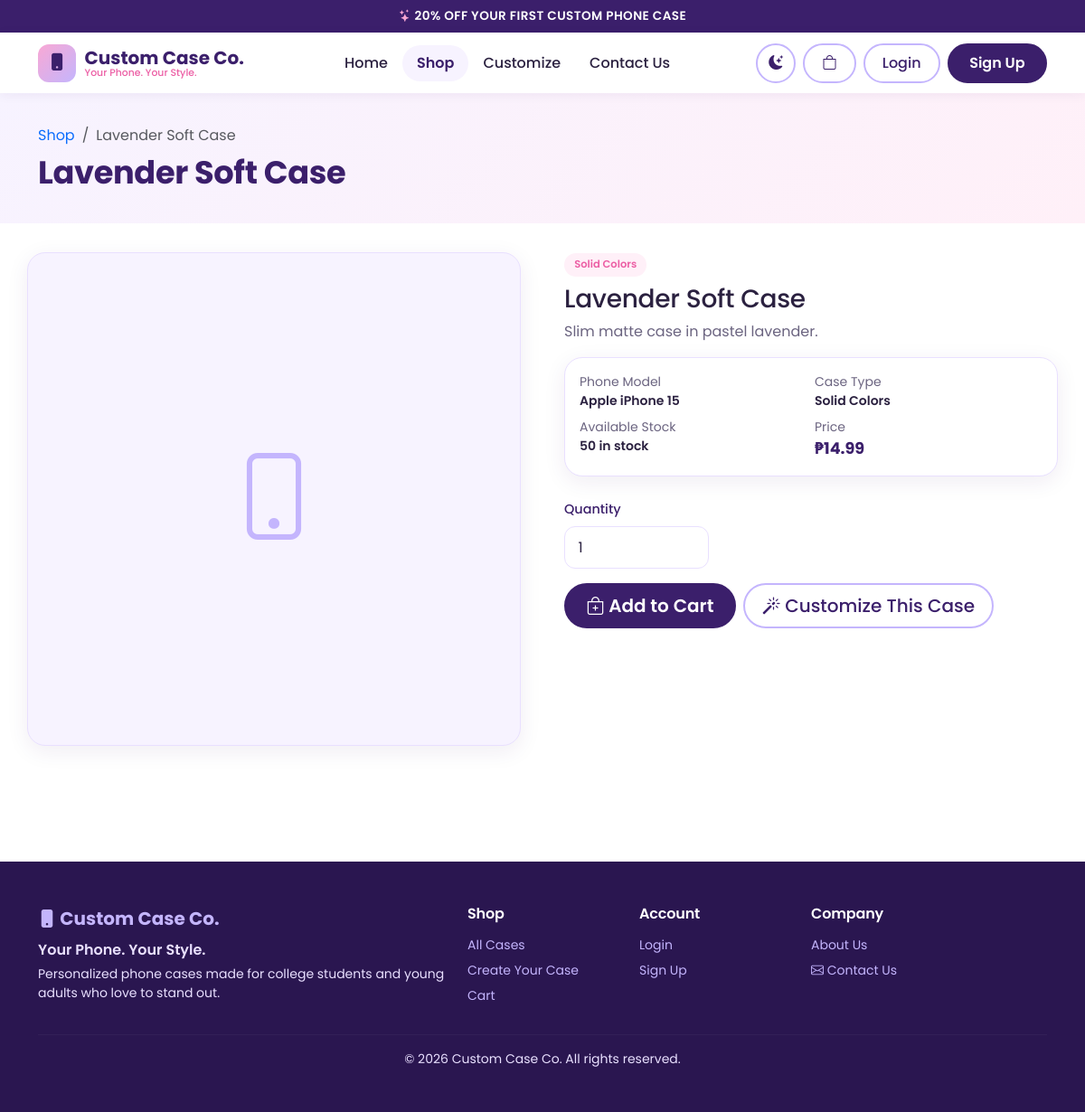
Screenshot of /product.php?id=1 with the database file from the repository.
### tables this page shows
CREATE TABLE products (
  id INT UNSIGNED AUTO_INCREMENT PRIMARY KEY,
  category_id INT UNSIGNED NOT NULL,
  phone_model_id INT UNSIGNED NULL,           
  name VARCHAR(150) NOT NULL,
  description TEXT NULL,
  price DECIMAL(10,2) NOT NULL,
  stock INT UNSIGNED NOT NULL DEFAULT 0,
  image VARCHAR(255) NULL,                    
  is_featured TINYINT(1) NOT NULL DEFAULT 0,
  is_active TINYINT(1) NOT NULL DEFAULT 1,
  created_at TIMESTAMP NOT NULL DEFAULT CURRENT_TIMESTAMP,
  updated_at TIMESTAMP NOT NULL DEFAULT CURRENT_TIMESTAMP ON UPDATE CURRENT_TIMESTAMP,
  CONSTRAINT chk_product_price CHECK (price >= 0),
  CONSTRAINT fk_products_category FOREIGN KEY (category_id)
    REFERENCES categories(id) ON DELETE RESTRICT ON UPDATE CASCADE,
  CONSTRAINT fk_products_model FOREIGN KEY (phone_model_id)
    REFERENCES phone_models(id) ON DELETE SET NULL ON UPDATE CASCADE,
  INDEX idx_products_active (is_active),
  INDEX idx_products_name (name)
);

CREATE TABLE categories (
  id INT UNSIGNED AUTO_INCREMENT PRIMARY KEY,
  name VARCHAR(80) NOT NULL UNIQUE,
  description VARCHAR(255) NULL,
  is_active TINYINT(1) NOT NULL DEFAULT 1,
  created_at TIMESTAMP NOT NULL DEFAULT CURRENT_TIMESTAMP
);

CREATE TABLE phone_brands (
  id INT UNSIGNED AUTO_INCREMENT PRIMARY KEY,
  name VARCHAR(50) NOT NULL UNIQUE,
  is_active TINYINT(1) NOT NULL DEFAULT 1
);

CREATE TABLE phone_models (
  id INT UNSIGNED AUTO_INCREMENT PRIMARY KEY,
  brand_id INT UNSIGNED NOT NULL,
  name VARCHAR(100) NOT NULL,
  is_active TINYINT(1) NOT NULL DEFAULT 1,
  created_at TIMESTAMP NOT NULL DEFAULT CURRENT_TIMESTAMP,
  UNIQUE KEY uq_brand_model (brand_id, name),
  CONSTRAINT fk_models_brand FOREIGN KEY (brand_id)
    REFERENCES phone_brands(id) ON DELETE CASCADE ON UPDATE CASCADE
);

### includes/functions.php (called while the page is built, shortened)
<?php
function e($value)
{
    return htmlspecialchars((string)$value, ENT_QUOTES, 'UTF-8');
}
function format_price($amount)
{
    return '₱' . number_format((float)$amount, 2);
}

### product.php (the view, shortened to what this page needs)
<?php
require_once 'config/database.php';
require_once 'includes/functions.php';
$id = $_GET['id'] ?? '';
$id = (int)$id;
$stmt = $pdo->prepare(
    "SELECT p.id, p.name, p.description, p.price, p.stock, p.image,
            c.name AS category_name,
            m.id AS model_id, m.name AS model_name, b.name AS brand_name
     FROM products p
     JOIN categories c ON c.id = p.category_id
     LEFT JOIN phone_models m ON m.id = p.phone_model_id
     LEFT JOIN phone_brands b ON b.id = m.brand_id
     WHERE p.id = :id AND p.is_active = 1"
);
$stmt->execute([':id' => $id]);
$product = $stmt->fetch();
require_once 'includes/header.php';
$inStock  = $product['stock'] > 0;
$maxQty   = min($product['stock'], 10);
?>
<div class="cc-page-header">
  <div class="container">
    <nav aria-label="breadcrumb">
      <ol class="breadcrumb mb-2 small">
        <li class="breadcrumb-item"><a href="<?= BASE_URL ?>/shop.php">Shop</a></li>
        <li class="breadcrumb-item active" aria-current="page"><?= e($product['name']) ?></li>
      </ol>
    </nav>
    <h1><?= e($product['name']) ?></h1>
  </div>
</div>
<div class="container cc-section pt-0">
  <div class="row g-5">
    <div class="col-lg-6">
      <div class="cc-card cc-product-img" style="border-radius: var(--cc-radius); aspect-ratio: 1/1;">
        <?php if ($product['image']): ?>
          <img src="<?= BASE_URL ?>/uploads/products/<?= e($product['image']) ?>" alt="<?= e($product['name']) ?>">
        <?php else: ?>
          <i class="bi bi-phone" style="font-size: 6rem;"></i>
        <?php endif; ?>
      </div>
    </div>
    <div class="col-lg-6">
      <span class="cc-tag mb-2 d-inline-block"><?= e($product['category_name']) ?></span>
      <h2 class="h3"><?= e($product['name']) ?></h2>
      <p class="text-muted mb-3">
        <?= $product['description'] ? nl2br(e($product['description'])) : 'No description provided for this case.' ?>
      </p>
      <div class="cc-card p-3 mb-4">
        <div class="row g-2 small">
          <div class="col-6">
            <span class="text-muted d-block">Phone Model</span>
            <span class="fw-semibold">
              <?= $product['model_name'] ? e($product['brand_name'] . ' ' . $product['model_name']) : 'Universal fit' ?>
            </span>
          </div>
          <div class="col-6">
            <span class="text-muted d-block">Case Type</span>
            <span class="fw-semibold"><?= e($product['category_name']) ?></span>
          </div>
          <div class="col-6">
            <span class="text-muted d-block">Available Stock</span>
            <span class="fw-semibold">
              <?= $inStock ? (int)$product['stock'] . ' in stock' : 'Out of stock' ?>
            </span>
          </div>
          <div class="col-6">
            <span class="text-muted d-block">Price</span>
            <span class="cc-price"><?= format_price($product['price']) ?></span>
          </div>
        </div>
      </div>
      <?php if ($inStock): ?>
        <form action="<?= BASE_URL ?>/actions/card-add.php" method="post" data-once class="mb-3">
          <label class="form-label" for="quantity">Quantity</label>
          <div class="d-flex align-items-center gap-2 mb-3" style="max-width: 160px;">
            <select class="form-select" id="quantity" name="quantity">
              <?php for ($i = 1; $i <= $maxQty; $i++): ?>
                <option value="<?= $i ?>"><?= $i ?></option>
              <?php endfor; ?>
            </select>
          </div>
          <div class="d-flex flex-wrap gap-2">
            <button type="submit" class="btn btn-cc-primary btn-lg">
              <i class="bi bi-bag-plus"></i> Add to Cart
            </button>
            <a href="<?= BASE_URL ?>/customize.php<?= $product['model_id'] ? '?model=' . (int)$product['model_id'] : '' ?>"
               class="btn btn-cc-outline btn-lg">
              <i class="bi bi-magic"></i> Customize This Case
            </a>
          </div>
        </form>
      <?php endif; ?>
    </div>
  </div>
</div>
<?php require_once 'includes/footer.php'; ?>

### assets/css/style.css (style rules this page uses)
:root { --cc-purple-dark: #3b1f6b; --cc-purple: #7c4dcc; --cc-purple-pastel: #c4b5fd; --cc-pink: #f9a8d4; --cc-pink-dark: #ec5fa5; --cc-lavender-bg: #f7f3ff; --cc-pink-bg: #fff0f8; --cc-white: #ffffff; --cc-text: #2b2140; --cc-muted: #6b6480; --cc-border: #e9e0ff; --cc-radius: 20px; --cc-radius-sm: 12px; --cc-shadow: 0 6px 24px rgba(59, 31, 107, .08); --cc-shadow-hover: 0 12px 32px rgba(59, 31, 107, .16); --cc-gradient: linear-gradient(135deg, var(--cc-pink), var(--cc-purple-pastel)); --primary: var(--cc-purple-dark); --primary-dark: #2a1650; --secondary: var(--cc-pink-dark); --accent: var(--cc-purple-pastel); --background: var(--cc-white); --surface: #ffffff; --text: var(--cc-text); --text-muted: var(--cc-muted); --border: var(--cc-border); --shadow: var(--cc-shadow); --radius: var(--cc-radius); --bs-body-font-family: 'Poppins', system-ui, sans-serif; --bs-body-color: var(--cc-text); --bs-link-color: var(--cc-purple); --bs-link-hover-color: var(--cc-pink-dark); --bs-border-color: var(--cc-border); }
body { font-family: var(--bs-body-font-family); color: var(--text); background: var(--background); -webkit-font-smoothing: antialiased; transition: background-color .25s ease, color .25s ease; }
h1, h2, h3, h4, h5, h6 { font-weight: 700; color: var(--primary); letter-spacing: -.01em; }
a { text-decoration: none; transition: color .2s; }
.text-muted { color: var(--text-muted) !important; }
.btn { transition: transform .2s, box-shadow .2s, background-color .2s, color .2s, border-color .2s; }
.btn-cc-primary { background: var(--primary); color: #fff; border: 2px solid var(--primary); border-radius: 50px; padding: .5rem 1.4rem; font-weight: 600; }
.btn-cc-outline { background: transparent; color: var(--primary); border: 2px solid var(--accent); border-radius: 50px; padding: .5rem 1.2rem; font-weight: 500; }
.cc-card { border: 1px solid var(--border); border-radius: var(--radius); background: var(--surface); box-shadow: var(--shadow); transition: background-color .25s, border-color .25s; }
.cc-product-img { aspect-ratio: 1 / 1; background: var(--cc-lavender-bg); display: flex; align-items: center; justify-content: center; color: var(--accent); font-size: 3rem; overflow: hidden; }
.cc-price { color: var(--primary); font-weight: 700; font-size: 1.1rem; }
.cc-tag { display: inline-block; background: var(--cc-pink-bg); color: var(--cc-pink-dark); font-size: .72rem; font-weight: 600; padding: .25rem .7rem; border-radius: 50px; }
.form-label { font-weight: 500; font-size: .9rem; color: var(--primary); }
.form-control, .form-select { border-radius: var(--cc-radius-sm); border: 1.5px solid var(--border); padding: .65rem .9rem; background: var(--surface); color: var(--text); }
.cc-section { padding: 4rem 0; }
.cc-page-header { background: linear-gradient(135deg, var(--cc-lavender-bg), var(--cc-pink-bg)); padding: 2.2rem 0; margin-bottom: 2rem; }
.cc-page-header h1 { font-size: clamp(1.6rem, 3.5vw, 2.2rem); margin: 0; }
html, body, .cc-navbar, .cc-card, .card, .form-control, .form-select, .dropdown-menu, .modal-content, .cc-footer, .cc-hero, .cc-page-header { transition: background-color .25s ease, color .25s ease, border-color .25s ease, box-shadow .25s ease; }
html, body, .cc-navbar, .card, .cc-card, .form-control, .form-select, .dropdown-menu, .modal-content, .cc-footer, .cc-hero, .cc-page-header { transition: background-color .25s ease, color .25s ease, border-color .25s ease, box-shadow .25s ease; }

### rows the page displays
products: name "Lavender Soft Case", category.name "Solid Colors", description "Slim matte case in pastel lavender.", phone_brands.name "Apple iPhone 15", stock "50", price "₱14.99"

### other values shown
SITE_TAGLINE "Your Phone. Your Style."
form field quantity "1"
